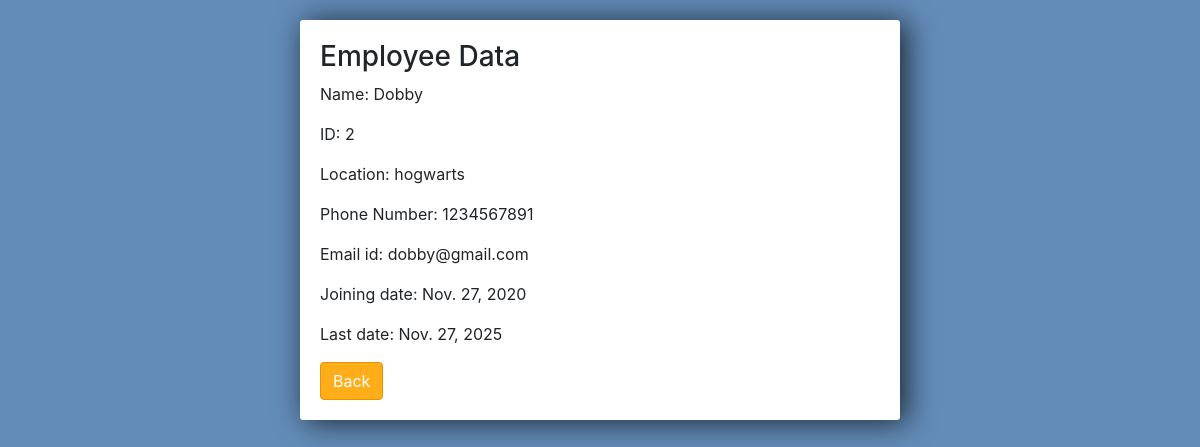
The page /employee/2/ on the database as committed earlier.
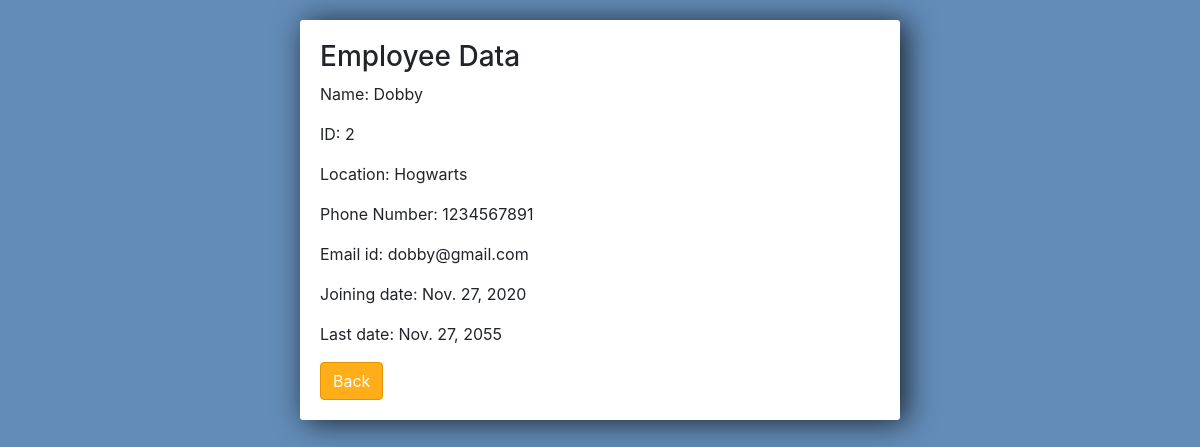
The same page on the database as committed later.
### employee/models.py (models this page shows)
class Employee_model(models.Model):
	name = models.CharField(max_length=100)
	location = models.TextField()
	phone_number = models.IntegerField()
	email_id = models.EmailField(max_length = 254)
	joining_date = models.DateField()
	last_date = models.DateField()
	def __str__(self):
		return self.name

### employee/views.py (the view)
# urls.py: path('employee/<str:pk>/', views.get_employee, name = "employee_data"),
def get_employee(request, pk):
	emp = Employee_model.objects.get(id=pk)
	context = {
		'emp': emp
	}
	return render(request, 'employee/employee.html', context)

### employee/templates/employee/employee.html (shortened to what this page needs)
<link rel="stylesheet" href="https://stackpath.bootstrapcdn.com/bootstrap/4.3.1/css/bootstrap.min.css">
<div class = "center-column">
<h3>Employee Data</h3>
<p>Name: {{emp}}</p>
<p>ID: {{emp.id}}</p>
<p>Location: {{emp.location}}</p>
<p>Phone Number: {{emp.phone_number}}</p>
<p>Email id: {{emp.email_id}}</p>
<p>Joining date: {{emp.joining_date}}</p>
<p>Last date: {{emp.last_date}}</p>
<a class="btn btn-info btn-danger" href="{% url 'list' %}">Back</a>
</div>

Rows that differ between the two databases and show on the page:
changed Employee_model "Dobby": location "hogwarts" → "Hogwarts"; last_date "Nov. 27, 2025" → "Nov. 27, 2055"
